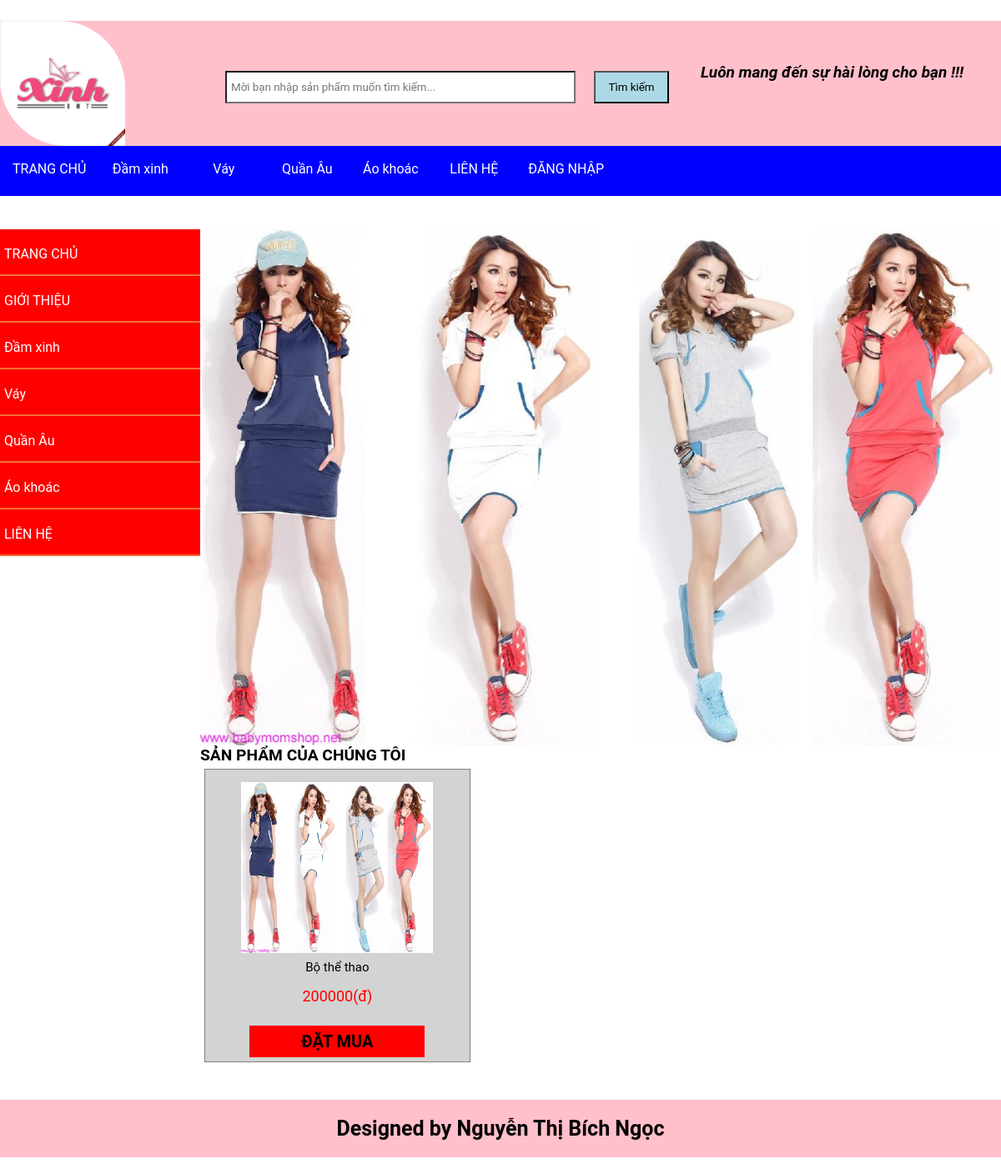
The page / on the database its author committed.
### tables this page shows
CREATE TABLE `menu` (
  `id` int(11) NOT NULL,
  `name` varchar(120) NOT NULL,
  `info` text NOT NULL
);

CREATE TABLE `sp` (
  `id` int(10) UNSIGNED NOT NULL,
  `menu` int(10) UNSIGNED NOT NULL DEFAULT '1',
  `avatar` varchar(200) NOT NULL,
  `name` varchar(120) NOT NULL,
  `info` text NOT NULL,
  `excerpt` varchar(250) NOT NULL,
  `price` text NOT NULL
);

### template-parts/home.php (the view, shortened to what this page needs)
<div class="body-left" style="width: 20%;float: left;">
			<div class="body-left-menu" style="background: white !important">
				<ul>
					<li><a href="index.php?r=home" title="home">TRANG CHỦ</a></li>
					<li><a href="#" title="gioithieu">GIỚI THIỆU</a></li>
				<?php
					$sql = "SELECT * FROM menu";
					$rs = mysqli_query($conn, $sql);
					while( $r = mysqli_fetch_array($rs, MYSQLI_ASSOC) ):
				?>
					<li><a href="index.php?r=category&id=<?php echo $r['id']; ?>" title="<?php echo $r['info']?>"><?php echo $r["name"];?></a></li>
				<?php endwhile;?>
				<li><a href="index.php?r=about" title="lienhe">LIÊN HỆ</a></li>
			</ul>
			</div>
		</div>
			<div class="body-main" style="width: 80% !important;float: left;">
				<div id="banner-main">
					<img src="img/ngoc.jpg">
				</div>
				<div class="block-body-title">
					<h2>  SẢN PHẨM CỦA CHÚNG TÔI </h2>
				</div>
				<div class="block-body-list">
					<?php
						$rs = mysqli_query( $conn , "SELECT * FROM sp" );
						while(  $r = mysqli_fetch_array($rs, MYSQLI_ASSOC) ):
					?>s
						<div class="block-product">
							<div class="block-body-item" style="border:0.5px solid grey">
								<div class="block-body-item-img" style="width: 100%; height:65%;overflow: hidden; ">
									<img src="upload/<?php echo $r["avatar"] ?>" title="<?php echo $r["name"];?>" alt="<?php echo $r["name"]; ?>" style="width: 100%; max-width:230px ;  height:90%; ; display:block; padding-top: 15px;
										 transition-duration: 0.5s;  /*sẽ chứa gía trị là thời gian(đơn vị s = giây) nó sẽ thiết lập quá trình để phóng to thumbnail mất bao nhiêu thời gian*/
								        /* Safari & Google Chrome */
								        -webkit-transition-duration: 0.5s;
								        /* Mozilla Firefox */
								        -moz-transition-duration: 0.5s;
								        /* Opera */
								        -o-transition-duration: 0.5s;
								        /* IE 9 */
								        -ms-transition-duration: 0.5s;
									 "/>
								</div>
									<p class="block-body-title">
										<a href="index.php?r=single&id=<?php echo $r['id'];?>"><?php echo $r["name"];?></a>
									</p>
									<p class="price">
										</br><a href="index.php?r=cart&action=add&id=<?php echo $r['id']; ?>"><?php echo $r["price"] ."(đ)";?></a>
									</p>
									<p class="block-body-button-tieu-bieu" style="margin-bottom: 5px; background: red;">
										<a href="index.php?r=cart&action=add&id=<?php echo $r['id']; ?>" style=" color: black">ĐẶT MUA</a>
									</p>
							</div>
						</div>
					<?php endwhile;?>
				</div>
			</div>
				<?php
					if( empty( $_SESSION["products"])){
						return;
					}
				?>

### template-parts/menu.php
<div class="menu">
	<ul>
			<li><a href="index.php?r=home" title="home">TRANG CHỦ</a></li>
		<?php
			$sql = "SELECT * FROM menu";
			$rs = mysqli_query($conn, $sql);
			while( $r = mysqli_fetch_array($rs, MYSQLI_ASSOC) ):
		?>
			<li><a href="index.php?r=category&id=<?php echo $r['id']; ?>" title="<?php echo $r['info']?>"><?php echo $r["name"];?></a></li>
		<?php endwhile;?>
		<li><a href="index.php?r=about" title="lienhe">LIÊN HỆ</a></li>
		<li><a href="admin">ĐĂNG NHẬP</a></li>
	</ul>
</div>

### css/dinh_dang.css (style rules this page uses)
* { margin: 0 ; padding: 0 ; font-family: Tahoma, Roboto, sans-serif; }
img { max-width: 100%; margin: 0 auto; height:auto; }
ul li a { list-style-type: none; }
body { max-width: 1200px ; margin:20px; margin-left:auto; margin-right: auto; background-position: 0px 0px; background-repeat: no-repeat; background-attachment: fixed; background-size: 100%; }
.menu { width: 100%; display: inline-block; text-align: right; float: right; }
.menu ul li { display: inline-block; height: 55px; float: left; min-width: 100px; position:relative; }
.menu ul { width:100%; min-height: 60px; background-color:blue; }
.menu ul li a { color:white; padding: 18px 15px; text-decoration: none; text-align:center; float: none; display: block; }
.body-left .body-left-menu { width: 100%; height: 500px; background-color: #FFFFFF; }
.body-left .body-left-menu ul li { list-style: none; padding: 15px 0px; background-color: #FF0000; border-bottom: 2px solid #F36F36; padding-top: 20px; transition: 1s ease all; }
.body-left .body-left-menu ul li a { color: #FFFFFF; font-size: 16px; text-decoration: none; padding-left: 5px; }
.body-main .block-product .block-body-item { width:100%; height:350px; }
.body-main .block-product .block-body-item .block-body-title a { color: black; text-decoration: none; transition:2s ease all; font-size:15px; }
.body-main .block-product .block-body-item .price a { color: red; font-size: 18px; text-decoration: none; }
.block-body-button-tieu-bieu { padding:7px 10px; color: #FFFFFF; background-color: #F36F36; text-align:center; font-weight:bold; transition: 0.5 ease all; }
.block-body-button-tieu-bieu a { text-decoration:none; color: white; font-size: 20px; transition: 0.5s ease all; }
.body-left { width: 15%; height: 500px; float:left; background-color: red; }
.body-main { float: left; width: 100%; }
.block-product { width: 33%; float: left; }
.block-body-item { background-color: lightgray; margin: 5px; text-align: center; min-height: 200px; position: relative; }
.block-body-button-tieu-bieu { position: absolute; bottom: 0px; width: 60%; left:50%; transform: translateX(-50%); }

### rows shown on the page
menu: name "Đầm xinh"
menu: name "Váy"
menu: name "Quần Âu"
menu: name "Áo khoác"
sp: avatar (picture), name "Bộ thể thao", price "200000"
